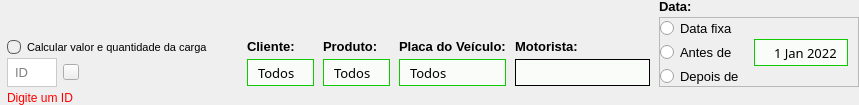
               <widget class="QFrame" name="frame_144">
                <property name="maximumSize">
                 <size>
                  <width>16777215</width>
                  <height>105</height>
                 </size>
                </property>
                <property name="font">
                 <font>
                  <family>Segoe UI</family>
                 </font>
                </property>
                <property name="frameShape">
                 <enum>QFrame::NoFrame</enum>
                </property>
                <property name="frameShadow">
                 <enum>QFrame::Raised</enum>
                </property>
                <layout class="QGridLayout" name="gridLayout_30">
                 <property name="leftMargin">
                  <number>7</number>
                 </property>
                 <property name="topMargin">
                  <number>0</number>
                 </property>
                 <property name="rightMargin">
                  <number>0</number>
                 </property>
                 <property name="bottomMargin">
                  <number>0</number>
                 </property>
                 <property name="horizontalSpacing">
                  <number>9</number>
                 </property>
                 <property name="verticalSpacing">
                  <number>4</number>
                 </property>
                 <item row="2" column="1">
                  <widget class="QLabel" name="label_93">
                   <property name="maximumSize">
                    <size>
                     <width>16777215</width>
                     <height>13</height>
                    </size>
                   </property>
                   <property name="font">
                    <font>
                     <family>Segoe UI</family>
                     <pointsize>10</pointsize>
                     <weight>75</weight>
                     <bold>true</bold>
                    </font>
                   </property>
                   <property name="text">
                    <string>Cliente:</string>
                   </property>
                  </widget>
                 </item>
                 <item row="3" column="0" alignment="Qt::AlignLeft">
                  <widget class="QFrame" name="frame_145">
                   <property name="minimumSize">
                    <size>
                     <width>0</width>
                     <height>26</height>
                    </size>
                   </property>
                   <property name="maximumSize">
                    <size>
                     <width>250</width>
                     <height>37</height>
                    </size>
                   </property>
                   <property name="font">
                    <font>
                     <family>Segoe UI</family>
                    </font>
                   </property>
                   <property name="frameShape">
                    <enum>QFrame::NoFrame</enum>
                   </property>
                   <property name="frameShadow">
                    <enum>QFrame::Raised</enum>
                   </property>
                   <layout class="QGridLayout" name="gridLayout_31">
                    <property name="leftMargin">
                     <number>0</number>
                    </property>
                    <property name="topMargin">
                     <number>0</number>
                    </property>
                    <property name="rightMargin">
                     <number>0</number>
                    </property>
                    <property name="bottomMargin">
                     <number>0</number>
                    </property>
                    <property name="verticalSpacing">
                     <number>3</number>
                    </property>
                    <item row="2" column="0">
                     <widget class="QLineEdit" name="text_filtro_id_6">
                      <property name="maximumSize">
                       <size>
                        <width>50</width>
                        <height>16777215</height>
                       </size>
                      </property>
                      <property name="font">
                       <font>
                        <family>Segoe UI</family>
                        <pointsize>10</pointsize>
                       </font>
                      </property>
                      <property name="styleSheet">
                       <string notr="true">
QLineEdit{
	background-color: rgb(255, 255, 255);
border:1px solid rgb(203, 203, 203);
padding:5px;

}

QLineEdit::focus{
	border:1px solid rgb(67, 202, 0)
}
</string>
                      </property>
                      <property name="maxLength">
                       <number>6</number>
                      </property>
                      <property name="placeholderText">
                       <string>ID</string>
                      </property>
                     </widget>
                    </item>
                    <item row="2" column="1">
                     <widget class="QPushButton" name="btn_filtro_id_6">
                      <property name="maximumSize">
                       <size>
                        <width>16</width>
                        <height>16</height>
                       </size>
                      </property>
                      <property name="font">
                       <font>
                        <family>Segoe UI</family>
                       </font>
                      </property>
                      <property name="cursor">
                       <cursorShape>PointingHandCursor</cursorShape>
                      </property>
                      <property name="text">
                       <string/>
                      </property>
                      <property name="icon">
                       <iconset resource="Resources/resources.qrc">
                        <normaloff>:/icons/magnifying-glass-solid.svg</normaloff>:/icons/magnifying-glass-solid.svg</iconset>
                      </property>
                      <property name="iconSize">
                       <size>
                        <width>16</width>
                        <height>16</height>
                       </size>
                      </property>
                     </widget>
                    </item>
                   </layout>
                  </widget>
                 </item>
                 <item row="1" column="8" rowspan="3">
                  <widget class="QFrame" name="frame_146">
                   <property name="minimumSize">
                    <size>
                     <width>200</width>
                     <height>64</height>
                    </size>
                   </property>
                   <property name="maximumSize">
                    <size>
                     <width>188</width>
                     <height>16777215</height>
                    </size>
                   </property>
                   <property name="font">
                    <font>
                     <family>Segoe UI</family>
                    </font>
                   </property>
                   <property name="frameShape">
                    <enum>QFrame::StyledPanel</enum>
                   </property>
                   <property name="frameShadow">
                    <enum>QFrame::Raised</enum>
                   </property>
                   <layout class="QGridLayout" name="gridLayout_32">
                    <property name="leftMargin">
                     <number>0</number>
                    </property>
                    <property name="topMargin">
                     <number>0</number>
                    </property>
                    <property name="rightMargin">
                     <number>10</number>
                    </property>
                    <property name="bottomMargin">
                     <number>0</number>
                    </property>
                    <property name="spacing">
                     <number>0</number>
                    </property>
                    <item row="0" column="0">
                     <widget class="QRadioButton" name="data_fixa_6">
                      <property name="font">
                       <font>
                        <family>Segoe UI</family>
                        <pointsize>10</pointsize>
                        <weight>50</weight>
                        <italic>false</italic>
                        <bold>false</bold>
                       </font>
                      </property>
                      <property name="text">
                       <string>Data fixa</string>
                      </property>
                     </widget>
                    </item>
                    <item row="1" column="0">
                     <widget class="QRadioButton" name="data_antes_de_6">
                      <property name="minimumSize">
                       <size>
                        <width>0</width>
                        <height>1</height>
                       </size>
                      </property>
                      <property name="font">
                       <font>
                        <family>Segoe UI</family>
                        <pointsize>10</pointsize>
                        <weight>50</weight>
                        <italic>false</italic>
                        <bold>false</bold>
                       </font>
                      </property>
                      <property name="text">
                       <string>Antes de</string>
                      </property>
                     </widget>
                    </item>
                    <item row="1" column="1">
                     <widget class="QDateEdit" name="text_date_6">
                      <property name="minimumSize">
                       <size>
                        <width>0</width>
                        <height>27</height>
                       </size>
                      </property>
                      <property name="font">
                       <font>
                        <family>Century Gothic</family>
                        <pointsize>10</pointsize>
                        <weight>50</weight>
                        <italic>false</italic>
                        <bold>false</bold>
                       </font>
                      </property>
                      <property name="styleSheet">
                       <string notr="true">QDateEdit{
	border:1px solid rgb(15, 202, 2);
	padding-left:10px;
	font-size:13px;
	
	font: 10pt &quot;Century Gothic&quot;;
	background-color: rgb(250, 252, 250);
}

QDateEdit::drop-down{
	border:0px;
}

QDateEdit::down-arrow{
	image: url(:/icons/angle-down-solid.svg);
	width:12px;
	height:12px;
	margin-right:15px;
}

QDateEdit::up-arrow{
	image: url(:/icons/angle-down-solid.svg);
	width:12px;
	height:12px;
	margin-right:15px;
}

</string>
                      </property>
                      <property name="wrapping">
                       <bool>false</bool>
                      </property>
                      <property name="alignment">
                       <set>Qt::AlignCenter</set>
                      </property>
                      <property name="readOnly">
                       <bool>false</bool>
                      </property>
                      <property name="buttonSymbols">
                       <enum>QAbstractSpinBox::NoButtons</enum>
                      </property>
                      <property name="accelerated">
                       <bool>true</bool>
                      </property>
                      <property name="keyboardTracking">
                       <bool>true</bool>
                      </property>
                      <property name="showGroupSeparator" stdset="0">
                       <bool>true</bool>
                      </property>
                      <property name="dateTime">
                       <datetime>
                        <hour>0</hour>
                        <minute>0</minute>
                        <second>0</second>
                        <year>2022</year>
                        <month>1</month>
                        <day>1</day>
                       </datetime>
                      </property>
                     </widget>
                    </item>
                    <item row="2" column="0">
                     <widget class="QRadioButton" name="data_depois_de_6">
                      <property name="minimumSize">
                       <size>
                        <width>0</width>
                        <height>1</height>
                       </size>
                      </property>
                      <property name="font">
                       <font>
                        <family>Segoe UI</family>
                        <pointsize>10</pointsize>
                        <weight>50</weight>
                        <italic>false</italic>
                        <bold>false</bold>
                       </font>
                      </property>
                      <property name="text">
                       <string>Depois de</string>
                      </property>
                     </widget>
                    </item>
                   </layout>
                  </widget>
                 </item>
                 <item row="0" column="8">
                  <widget class="QLabel" name="label_95">
                   <property name="minimumSize">
                    <size>
                     <width>0</width>
                     <height>13</height>
                    </size>
                   </property>
                   <property name="font">
                    <font>
                     <family>Segoe UI</family>
                     <pointsize>10</pointsize>
                     <weight>75</weight>
                     <bold>true</bold>
                    </font>
                   </property>
                   <property name="text">
                    <string>Data:</string>
                   </property>
                  </widget>
                 </item>
                 <item row="3" column="3">
                  <widget class="QComboBox" name="comboBox_veiculo_6">
                   <property name="minimumSize">
                    <size>
                     <width>0</width>
                     <height>27</height>
                    </size>
                   </property>
                   <property name="font">
                    <font>
                     <family>Century Gothic</family>
                     <pointsize>10</pointsize>
                     <weight>50</weight>
                     <italic>false</italic>
                     <bold>false</bold>
                    </font>
                   </property>
                   <property name="styleSheet">
                    <string notr="true">QComboBox{
	border:1px solid rgb(15, 202, 2);
	padding-left:10px;
	font-size:13px;
	
	font: 10pt &quot;Century Gothic&quot;;
	background-color: rgb(250, 252, 250);
}

QComboBox::drop-down{
	border:0px;
}

QComboBox::down-arrow{
	image: url(:/icons/angle-down-solid.svg);
	width:12px;
	height:12px;
	margin-right:15px;
}

QComboBox::on{
	border:2px solid rgb(67, 202, 0);
}

QComboBox QListView{
	padding:5px;
	border:1px solid;
	background-color: rgba(255, 255, 255, 50%);
	outline:0;
}
</string>
                   </property>
                   <property name="currentIndex">
                    <number>0</number>
                   </property>
                   <property name="maxVisibleItems">
                    <number>10</number>
                   </property>
                   <property name="insertPolicy">
                    <enum>QComboBox::NoInsert</enum>
                   </property>
                   <property name="iconSize">
                    <size>
                     <width>32</width>
                     <height>32</height>
                    </size>
                   </property>
                   <property name="duplicatesEnabled">
                    <bool>true</bool>
                   </property>
                   <property name="frame">
                    <bool>true</bool>
                   </property>
                   <item>
                    <property name="text">
                     <string>Todos</string>
                    </property>
                   </item>
                  </widget>
                 </item>
                 <item row="3" column="2">
                  <widget class="QComboBox" name="comboBox_produto_6">
                   <property name="minimumSize">
                    <size>
                     <width>0</width>
                     <height>27</height>
                    </size>
                   </property>
                   <property name="font">
                    <font>
                     <family>Century Gothic</family>
                     <pointsize>10</pointsize>
                     <weight>50</weight>
                     <italic>false</italic>
                     <bold>false</bold>
                    </font>
                   </property>
                   <property name="styleSheet">
                    <string notr="true">QComboBox{
	border:1px solid rgb(15, 202, 2);
	padding-left:10px;
	font-size:13px;
	
	font: 10pt &quot;Century Gothic&quot;;
	background-color: rgb(250, 252, 250);
}

QComboBox::drop-down{
	border:0px;
}

QComboBox::down-arrow{
	image: url(:/icons/angle-down-solid.svg);
	width:12px;
	height:12px;
	margin-right:15px;
}

QComboBox::on{
	border:2px solid rgb(67, 202, 0);
}

QComboBox QListView{
	padding:5px;
	border:1px solid;
	background-color: rgba(255, 255, 255, 50%);
	outline:0;
}
</string>
                   </property>
                   <property name="currentIndex">
                    <number>0</number>
                   </property>
                   <property name="maxVisibleItems">
                    <number>10</number>
                   </property>
                   <property name="insertPolicy">
                    <enum>QComboBox::NoInsert</enum>
                   </property>
                   <property name="iconSize">
                    <size>
                     <width>32</width>
                     <height>32</height>
                    </size>
                   </property>
                   <property name="duplicatesEnabled">
                    <bool>true</bool>
                   </property>
                   <property name="frame">
                    <bool>true</bool>
                   </property>
                   <item>
                    <property name="text">
                     <string>Todos</string>
                    </property>
                   </item>
                  </widget>
                 </item>
                 <item row="3" column="4">
                  <widget class="QLineEdit" name="lineEdit_11">
                   <property name="minimumSize">
                    <size>
                     <width>0</width>
                     <height>27</height>
                    </size>
                   </property>
                   <property name="maximumSize">
                    <size>
                     <width>200</width>
                     <height>16777215</height>
                    </size>
                   </property>
                   <property name="font">
                    <font>
                     <family>Century Gothic</family>
                     <pointsize>10</pointsize>
                     <weight>50</weight>
                     <italic>false</italic>
                     <bold>false</bold>
                    </font>
                   </property>
                   <property name="styleSheet">
                    <string notr="true">QLineEdit{
	padding-left:10px;
	font-size:13px;
	border:1px solid;
	font: 10pt &quot;Century Gothic&quot;;
	background-color: rgb(250, 252, 250);
}

QLineEdit:focus{
	border:1px solid rgb(15, 202, 2);

}</string>
                   </property>
                  </widget>
                 </item>
                 <item row="3" column="1">
                  <widget class="QComboBox" name="comboBox_cliente_6">
                   <property name="minimumSize">
                    <size>
                     <width>0</width>
                     <height>27</height>
                    </size>
                   </property>
                   <property name="font">
                    <font>
                     <family>Century Gothic</family>
                     <pointsize>10</pointsize>
                     <weight>50</weight>
                     <italic>false</italic>
                     <bold>false</bold>
                    </font>
                   </property>
                   <property name="styleSheet">
                    <string notr="true">QComboBox{
	border:1px solid rgb(15, 202, 2);
	padding-left:10px;
	font-size:13px;
	
	font: 10pt &quot;Century Gothic&quot;;
	background-color: rgb(250, 252, 250);
}

QComboBox::drop-down{
	border:0px;
}

QComboBox::down-arrow{
	image: url(:/icons/angle-down-solid.svg);
	width:12px;
	height:12px;
	margin-right:15px;
}

QComboBox::on{
	border:2px solid rgb(67, 202, 0);
}

QComboBox QListView{
	padding:5px;
	border:1px solid;
	background-color: rgba(255, 255, 255, 50%);
	outline:0;
}
</string>
                   </property>
                   <property name="currentIndex">
                    <number>0</number>
                   </property>
                   <property name="maxVisibleItems">
                    <number>10</number>
                   </property>
                   <property name="insertPolicy">
                    <enum>QComboBox::NoInsert</enum>
                   </property>
                   <property name="iconSize">
                    <size>
                     <width>32</width>
                     <height>32</height>
                    </size>
                   </property>
                   <property name="duplicatesEnabled">
                    <bool>true</bool>
                   </property>
                   <property name="frame">
                    <bool>true</bool>
                   </property>
                   <item>
                    <property name="text">
                     <string>Todos</string>
                    </property>
                   </item>
                  </widget>
                 </item>
                 <item row="2" column="3">
                  <widget class="QLabel" name="label_98">
                   <property name="maximumSize">
                    <size>
                     <width>16777215</width>
                     <height>13</height>
                    </size>
                   </property>
                   <property name="font">
                    <font>
                     <family>Segoe UI</family>
                     <pointsize>10</pointsize>
                     <weight>75</weight>
                     <bold>true</bold>
                    </font>
                   </property>
                   <property name="text">
                    <string>Placa do Veículo:</string>
                   </property>
                  </widget>
                 </item>
                 <item row="2" column="2">
                  <widget class="QLabel" name="label_94">
                   <property name="maximumSize">
                    <size>
                     <width>16777215</width>
                     <height>13</height>
                    </size>
                   </property>
                   <property name="font">
                    <font>
                     <family>Segoe UI</family>
                     <pointsize>10</pointsize>
                     <weight>75</weight>
                     <bold>true</bold>
                    </font>
                   </property>
                   <property name="text">
                    <string>Produto:</string>
                   </property>
                  </widget>
                 </item>
                 <item row="2" column="4">
                  <widget class="QLabel" name="label_96">
                   <property name="maximumSize">
                    <size>
                     <width>16777215</width>
                     <height>13</height>
                    </size>
                   </property>
                   <property name="font">
                    <font>
                     <family>Segoe UI</family>
                     <pointsize>10</pointsize>
                     <weight>75</weight>
                     <bold>true</bold>
                    </font>
                   </property>
                   <property name="text">
                    <string>Motorista:</string>
                   </property>
                  </widget>
                 </item>
                 <item row="2" column="0">
                  <widget class="QRadioButton" name="radioButton">
                   <property name="font">
                    <font>
                     <family>Segoe UI</family>
                     <pointsize>8</pointsize>
                     <weight>50</weight>
                     <bold>false</bold>
                    </font>
                   </property>
                   <property name="styleSheet">
                    <string notr="true">
QRadioButton::indicator {
    width:                  12px;
    height:                 12px;
    border-radius:          6px;
}

QRadioButton::indicator:checked {
	image: url(:/icons/check-solid.svg);
	background-color: rgb(6, 180, 20);
    border:                 1px solid rgb(88, 88, 88);
}

QRadioButton::indicator:unchecked {
    border:                 1px solid rgb(88, 88, 88);
}</string>
                   </property>
                   <property name="text">
                    <string>Calcular valor e quantidade da carga          </string>
                   </property>
                   <property name="autoExclusive">
                    <bool>false</bool>
                   </property>
                  </widget>
                 </item>
                 <item row="5" column="0" colspan="2">
                  <widget class="QLabel" name="digite_um_id_2">
                   <property name="font">
                    <font>
                     <family>Segoe UI</family>
                     <pointsize>9</pointsize>
                    </font>
                   </property>
                   <property name="styleSheet">
                    <string notr="true">color: rgb(255, 0, 0);</string>
                   </property>
                   <property name="text">
                    <string>Digite um ID</string>
                   </property>
                  </widget>
                 </item>
                </layout>
               </widget>
